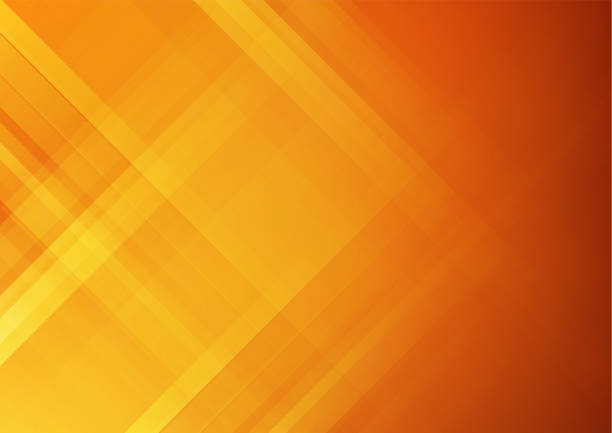
#> input picture simple color recognition/orange_gradients.jpg, 612 x 433 px, given in place of the camera
$ python main.py
#> lines starting #> are read from the running program, lines starting #| are printed output that depends on the picture; after the words box and inside, x2 and y2 are one past the last pixel; in counts of white or black regions, pixels touching at a corner belong together
import cv2
import numpy as np

# Below function will read video imgs
cap = cv2.VideoCapture(0)
cap.set(cv2.CAP_PROP_FRAME_WIDTH, 1280)
cap.set(cv2.CAP_PROP_FRAME_HEIGHT, 720)

# define range of red color in HSV

lower_red=[]
lower_red=np.array([0, 50, 50])
upper_red = np.array([10, 255, 255])

# define range of green color in HSV
lower_green = np.array([40, 20, 50])
upper_green = np.array([90, 255, 255])

# define range of blue color in HSV
lower_blue = np.array([100, 50, 50])
upper_blue = np.array([130, 255, 255])


while True:


    _,img = cap.read()
#> img is the input picture: shape (433, 612, 3); mean B, G, R 22.3, 129.5, 223.6
    img_bcp = img.copy()

    img = cv2.resize(img, (640, 480))
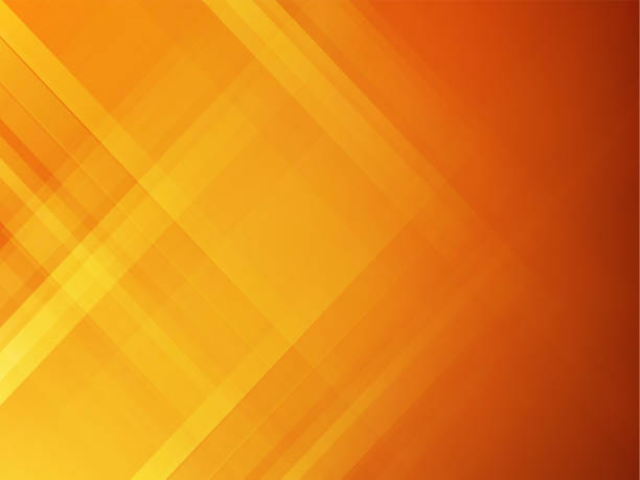
#> img: shape (480, 640, 3); mean B, G, R 22.2, 129.5, 223.5
    # Make a copy to draw contour outline
    input_image_cpy = img.copy()

    hsv = cv2.cvtColor(img, cv2.COLOR_BGR2HSV)
#> hsv: shape (480, 640, 3); mean H, S, V 15.6, 230.5, 223.5


    # create a mask for red color
    mask_red = cv2.inRange(hsv, lower_red, upper_red)
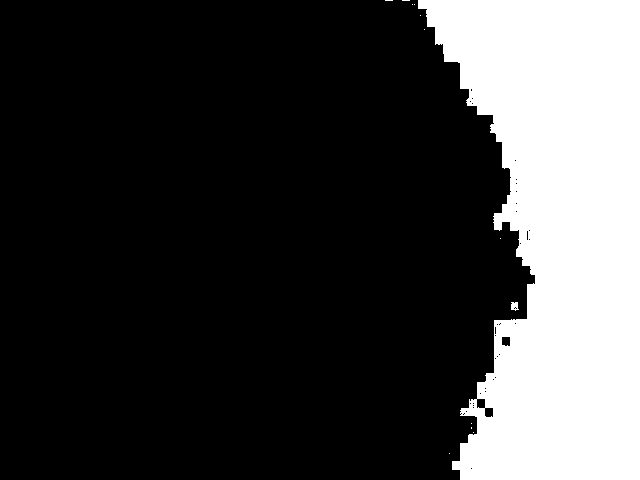
#> mask_red: shape (480, 640); 24.2% white; 13 white regions (11 under 20 px)
    # create a mask for green color
    mask_green = cv2.inRange(hsv, lower_green, upper_green)
#> mask_green: shape (480, 640); every value is 0
    # create a mask for blue color
    mask_blue = cv2.inRange(hsv, lower_blue, upper_blue)

    # find contours in the red mask
    contours_red, _ = cv2.findContours(mask_red, cv2.RETR_TREE, cv2.CHAIN_APPROX_SIMPLE)
#> contours_red = 56 contours, 51 with area under 20; largest, box (x1, y1, x2, y2) and area: (418, 0, 640, 480) 73694, (476, 398, 486, 409) 87, (484, 407, 494, 418) 86, (501, 336, 511, 347) 84, (511, 302, 519, 311) 42
    # find contours in the green mask
    contours_green, _ = cv2.findContours(mask_green, cv2.RETR_TREE, cv2.CHAIN_APPROX_SIMPLE)
#> contours_green = []
    # find contours in the blue mask
    contours_blue, _ = cv2.findContours(mask_blue, cv2.RETR_TREE, cv2.CHAIN_APPROX_SIMPLE)
#> contours_blue = []

    # loop through the red contours and draw a rectangle around them
    for cnt in contours_red:
        contour_area = cv2.contourArea(cnt)
        if contour_area > 1000:
            x, y, w, h = cv2.boundingRect(cnt)
            cv2.rectangle(img, (x, y), (x + w, y + h), (0, 0, 255), 2)
            cv2.putText(img, 'Red', (x, y-10), cv2.FONT_HERSHEY_SIMPLEX, 0.9, (0, 0, 255), 2)
#> this loop made 56 passes
#> (contour_area, x, y, w, h) on pass 14: (73694, 418, 0, 222, 480)
#> contour_area on passes 5, 20, 25, 34: 41.5, 85.5, 87, 83.5
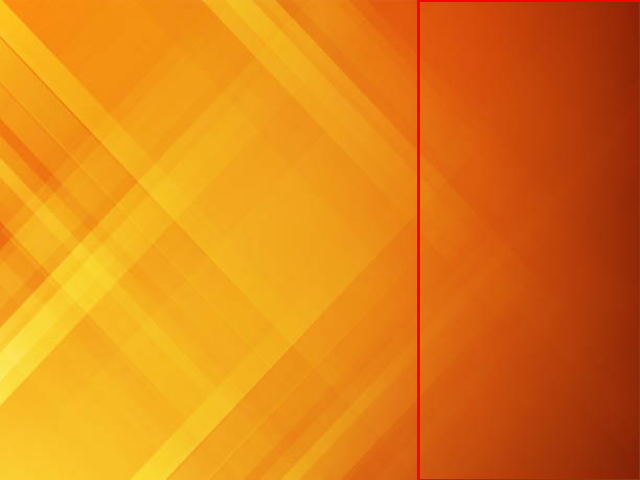
#> img: shape (480, 640, 3); 0.84% of pixels changed, all inside (x1, y1, x2, y2) = (417, 0, 640, 480)

    # loop through the green contours and draw a rectangle around them
    for cnt in contours_green:
        contour_area = cv2.contourArea(cnt)
        if contour_area > 1000:
            x, y, w, h = cv2.boundingRect(cnt)
            cv2.rectangle(img, (x, y), (x + w, y + h), (0, 255, 0), 2)
            cv2.putText(img, 'Green', (x, y-10), cv2.FONT_HERSHEY_SIMPLEX, 0.9, (0, 255, 0), 2)
#> this loop made 0 passes

    # loop through the blue contours and draw a rectangle around them
    for cnt in contours_blue:
        contour_area = cv2.contourArea(cnt)
        if contour_area > 1000:
            x, y, w, h = cv2.boundingRect(cnt)
            cv2.rectangle(img, (x, y), (x + w, y + h), (255, 0, 0), 2)
            cv2.putText(img, 'Blue', (x, y-10), cv2.FONT_HERSHEY_SIMPLEX, 0.9, (255, 0, 0), 2)

    cv2.imshow('Color Recognition Output', img)

    # Close video window by pressing 'x'
    if cv2.waitKey(1) & 0xFF == ord('x'):
#> (key x is pressed here)
        break
